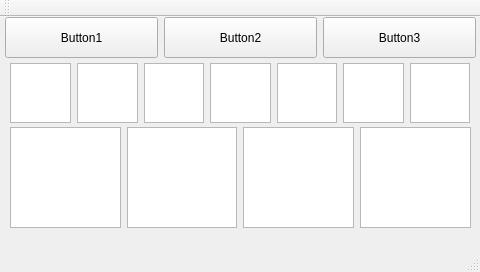
<?xml version="1.0" encoding="UTF-8"?>
<ui version="4.0">
 <class>MainWindow</class>
 <widget class="QMainWindow" name="MainWindow">
  <property name="geometry">
   <rect>
    <x>0</x>
    <y>0</y>
    <width>480</width>
    <height>272</height>
   </rect>
  </property>
  <property name="sizePolicy">
   <sizepolicy hsizetype="Fixed" vsizetype="Fixed">
    <horstretch>0</horstretch>
    <verstretch>0</verstretch>
   </sizepolicy>
  </property>
  <property name="maximumSize">
   <size>
    <width>480</width>
    <height>272</height>
   </size>
  </property>
  <property name="windowTitle">
   <string>GPIO2Serial</string>
  </property>
  <property name="iconSize">
   <size>
    <width>0</width>
    <height>0</height>
   </size>
  </property>
  <widget class="QWidget" name="centralWidget">
   <widget class="QLabel" name="labelStatus">
    <property name="geometry">
     <rect>
      <x>10</x>
      <y>215</y>
      <width>461</width>
      <height>16</height>
     </rect>
    </property>
    <property name="text">
     <string/>
    </property>
   </widget>
   <widget class="QWidget" name="layoutWidget">
    <property name="geometry">
     <rect>
      <x>5</x>
      <y>0</y>
      <width>471</width>
      <height>41</height>
     </rect>
    </property>
    <layout class="QHBoxLayout" name="horizontalLayout">
     <item>
      <widget class="QPushButton" name="pushButton1">
       <property name="sizePolicy">
        <sizepolicy hsizetype="Minimum" vsizetype="Expanding">
         <horstretch>0</horstretch>
         <verstretch>0</verstretch>
        </sizepolicy>
       </property>
       <property name="text">
        <string>Button1</string>
       </property>
       <property name="default">
        <bool>false</bool>
       </property>
       <property name="flat">
        <bool>false</bool>
       </property>
      </widget>
     </item>
     <item>
      <widget class="QPushButton" name="pushButton2">
       <property name="sizePolicy">
        <sizepolicy hsizetype="Minimum" vsizetype="Expanding">
         <horstretch>0</horstretch>
         <verstretch>0</verstretch>
        </sizepolicy>
       </property>
       <property name="text">
        <string>Button2</string>
       </property>
      </widget>
     </item>
     <item>
      <widget class="QPushButton" name="pushButton3">
       <property name="sizePolicy">
        <sizepolicy hsizetype="Minimum" vsizetype="Expanding">
         <horstretch>0</horstretch>
         <verstretch>0</verstretch>
        </sizepolicy>
       </property>
       <property name="text">
        <string>Button3</string>
       </property>
      </widget>
     </item>
    </layout>
   </widget>
   <widget class="QWidget" name="layoutWidget">
    <property name="geometry">
     <rect>
      <x>10</x>
      <y>110</y>
      <width>461</width>
      <height>101</height>
     </rect>
    </property>
    <layout class="QHBoxLayout" name="horizontalLayout_2">
     <item>
      <widget class="QGraphicsView" name="RS232_0">
       <property name="verticalScrollBarPolicy">
        <enum>Qt::ScrollBarAlwaysOff</enum>
       </property>
       <property name="horizontalScrollBarPolicy">
        <enum>Qt::ScrollBarAlwaysOff</enum>
       </property>
      </widget>
     </item>
     <item>
      <widget class="QGraphicsView" name="RS232_1">
       <property name="verticalScrollBarPolicy">
        <enum>Qt::ScrollBarAlwaysOff</enum>
       </property>
       <property name="horizontalScrollBarPolicy">
        <enum>Qt::ScrollBarAlwaysOff</enum>
       </property>
      </widget>
     </item>
     <item>
      <widget class="QGraphicsView" name="RS232_2">
       <property name="verticalScrollBarPolicy">
        <enum>Qt::ScrollBarAlwaysOff</enum>
       </property>
       <property name="horizontalScrollBarPolicy">
        <enum>Qt::ScrollBarAlwaysOff</enum>
       </property>
      </widget>
     </item>
     <item>
      <widget class="QGraphicsView" name="RS232_3">
       <property name="verticalScrollBarPolicy">
        <enum>Qt::ScrollBarAlwaysOff</enum>
       </property>
       <property name="horizontalScrollBarPolicy">
        <enum>Qt::ScrollBarAlwaysOff</enum>
       </property>
      </widget>
     </item>
    </layout>
   </widget>
   <widget class="QWidget" name="layoutWidget">
    <property name="geometry">
     <rect>
      <x>10</x>
      <y>46</y>
      <width>460</width>
      <height>60</height>
     </rect>
    </property>
    <layout class="QHBoxLayout" name="horizontalLayout_3">
     <item>
      <widget class="QGraphicsView" name="gpio128">
       <property name="verticalScrollBarPolicy">
        <enum>Qt::ScrollBarAlwaysOff</enum>
       </property>
       <property name="horizontalScrollBarPolicy">
        <enum>Qt::ScrollBarAlwaysOff</enum>
       </property>
      </widget>
     </item>
     <item>
      <widget class="QGraphicsView" name="gpio129">
       <property name="verticalScrollBarPolicy">
        <enum>Qt::ScrollBarAlwaysOff</enum>
       </property>
       <property name="horizontalScrollBarPolicy">
        <enum>Qt::ScrollBarAlwaysOff</enum>
       </property>
      </widget>
     </item>
     <item>
      <widget class="QGraphicsView" name="gpio130">
       <property name="verticalScrollBarPolicy">
        <enum>Qt::ScrollBarAlwaysOff</enum>
       </property>
       <property name="horizontalScrollBarPolicy">
        <enum>Qt::ScrollBarAlwaysOff</enum>
       </property>
      </widget>
     </item>
     <item>
      <widget class="QGraphicsView" name="gpio131">
       <property name="verticalScrollBarPolicy">
        <enum>Qt::ScrollBarAlwaysOff</enum>
       </property>
       <property name="horizontalScrollBarPolicy">
        <enum>Qt::ScrollBarAlwaysOff</enum>
       </property>
      </widget>
     </item>
     <item>
      <widget class="QGraphicsView" name="gpio132">
       <property name="verticalScrollBarPolicy">
        <enum>Qt::ScrollBarAlwaysOff</enum>
       </property>
       <property name="horizontalScrollBarPolicy">
        <enum>Qt::ScrollBarAlwaysOff</enum>
       </property>
      </widget>
     </item>
     <item>
      <widget class="QGraphicsView" name="gpio133">
       <property name="verticalScrollBarPolicy">
        <enum>Qt::ScrollBarAlwaysOff</enum>
       </property>
       <property name="horizontalScrollBarPolicy">
        <enum>Qt::ScrollBarAlwaysOff</enum>
       </property>
      </widget>
     </item>
     <item>
      <widget class="QGraphicsView" name="gpio134">
       <property name="verticalScrollBarPolicy">
        <enum>Qt::ScrollBarAlwaysOff</enum>
       </property>
       <property name="horizontalScrollBarPolicy">
        <enum>Qt::ScrollBarAlwaysOff</enum>
       </property>
      </widget>
     </item>
    </layout>
   </widget>
  </widget>
  <widget class="QToolBar" name="mainToolBar">
   <attribute name="toolBarArea">
    <enum>TopToolBarArea</enum>
   </attribute>
   <attribute name="toolBarBreak">
    <bool>false</bool>
   </attribute>
  </widget>
  <widget class="QStatusBar" name="statusBar"/>
  <action name="actionExit">
   <property name="text">
    <string>Exit</string>
   </property>
  </action>
  <action name="actionAbout">
   <property name="text">
    <string>About</string>
   </property>
  </action>
 </widget>
 <resources/>
 <connections/>
</ui>
